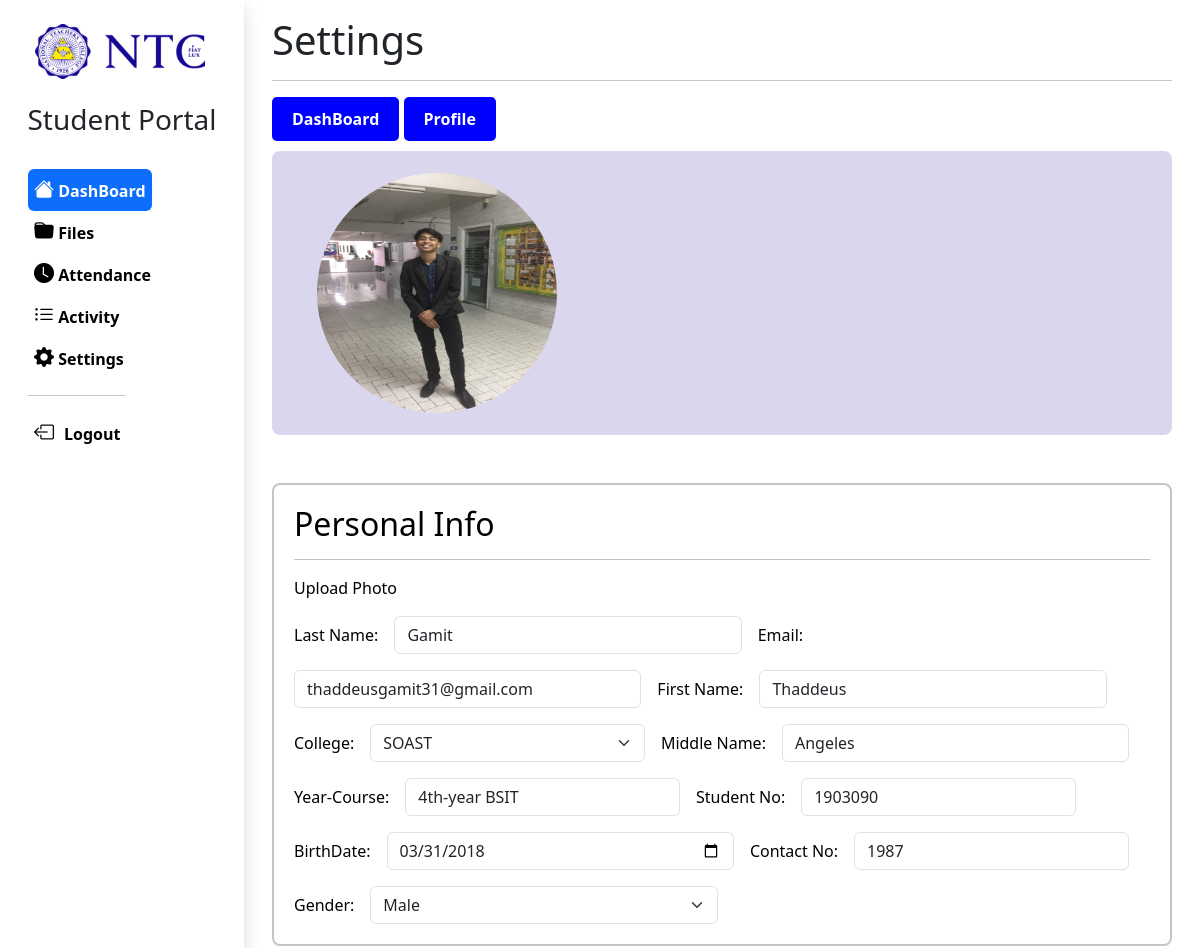
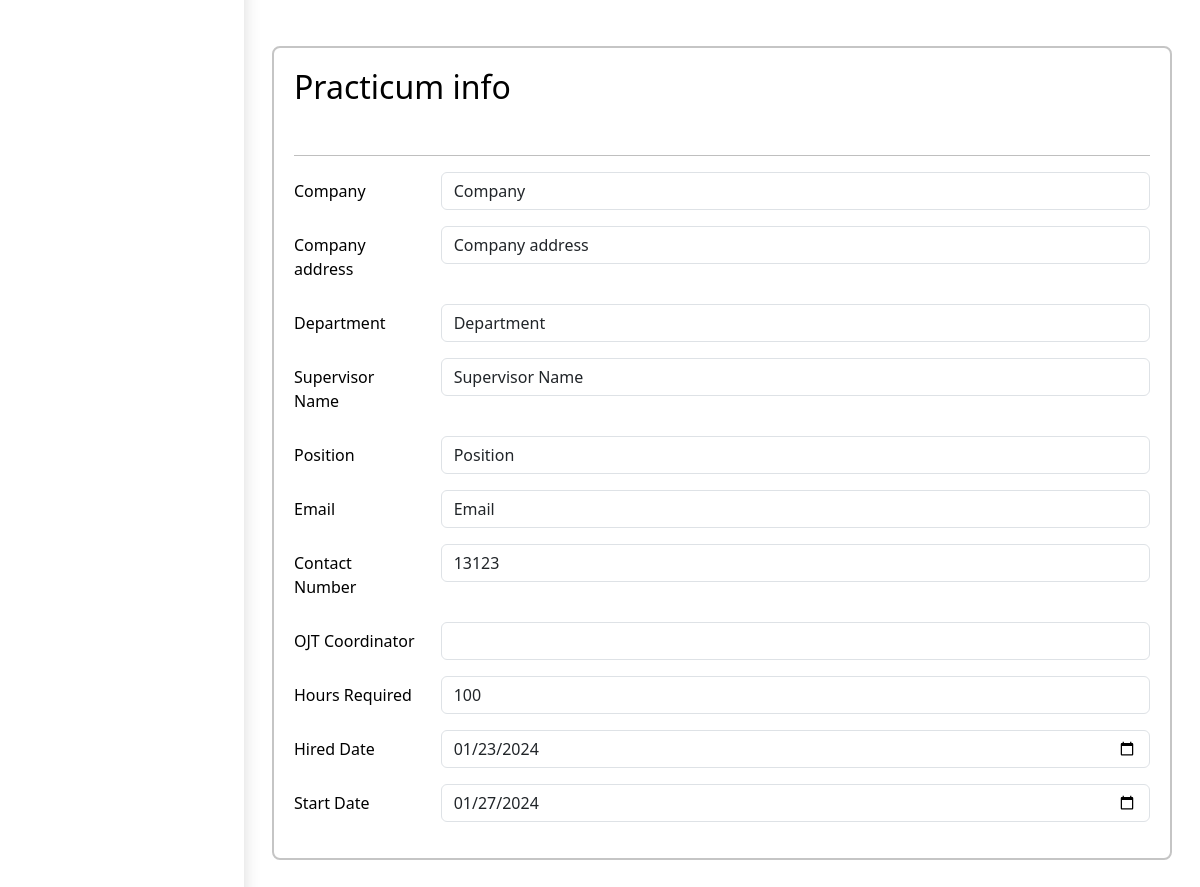
Screenshot of /student/studProfile.php (signed in) with the database file from the repository (2 pictures, top to bottom).
### tables this page shows
CREATE TABLE `studentinfo` (
  `id` int(225) NOT NULL,
  `studentid` int(50) NOT NULL,
  `image` varchar(225) DEFAULT NULL,
  `lastName` varchar(100) DEFAULT NULL,
  `firstName` varchar(100) DEFAULT NULL,
  `middleName` varchar(100) DEFAULT NULL,
  `contactNum` bigint(225) DEFAULT NULL,
  `email` varchar(100) DEFAULT NULL,
  `college` varchar(100) DEFAULT NULL,
  `yearProg` varchar(100) DEFAULT NULL,
  `birthDate` date DEFAULT NULL,
  `gender` varchar(100) DEFAULT NULL,
  `dateTimeCreated` datetime(6) DEFAULT NULL,
  `dateTimeUpdated` datetime(6) DEFAULT NULL
);

CREATE TABLE `practicuminfo` (
  `id` int(50) NOT NULL,
  `studentid` varchar(225) DEFAULT NULL,
  `company` varchar(100) DEFAULT NULL,
  `compAddress` varchar(100) DEFAULT NULL,
  `department` varchar(100) DEFAULT NULL,
  `supervisorName` varchar(100) DEFAULT NULL,
  `position` varchar(100) DEFAULT NULL,
  `email` varchar(100) DEFAULT NULL,
  `contactNum` int(50) DEFAULT NULL,
  `ojtCoordinator` varchar(100) DEFAULT NULL,
  `practicumHrsreq` int(100) DEFAULT NULL,
  `hiredDate` date DEFAULT NULL,
  `startDate` date DEFAULT NULL,
  `dateTimeCreated` datetime(6) DEFAULT NULL,
  `dateTimeUpdated` datetime(6) DEFAULT NULL
);

### student/studProfile.php (the view, shortened to what the rows shown need)
<?php
$student_id = $_SESSION["username"];
include "../include/connection.php";
?>
<!DOCTYPE html>
<html lang="en">
<head>
    <link href="https://cdn.jsdelivr.net/npm/bootstrap@5.3.2/dist/css/bootstrap.min.css" rel="stylesheet">
    <link rel="stylesheet" href="https://cdn.jsdelivr.net/npm/bootstrap-icons@1.11.3/font/bootstrap-icons.min.css">
    <link rel="stylesheet" href="../src/css/studSettingsStyle.css">
</head>
<body>
<div class="container-fluid">
    <div class="row" >
    <div class="col-sm p-3 min-vh-100">
         <div class="container-xxl">
            <h1>Settings</h1>
            <form action="" method="post" enctype="multipart/form-data" name="form">
            <div class="profile-container ">
                  <?php
                                        $query = "SELECT * FROM `studentinfo` WHERE studentid = '$student_id'";
                                        $run = mysqli_query($conn, $query);
                                        if (mysqli_num_rows($run) > 0) {
                                            foreach ($run as $row) {
                                        ?>
                <div class="container text-center">
                    <div class="row align-items-start">
                        <div class="col-4">
                            <img src="./image/<?php echo$row['image'] ?> " class="img-fluid rounded-circle rounded" style="width: 15rem; height:15rem;" alt="...">
                        </div>
                    </div>
                </div>
        </div>
                    <div class="pt-5">
                <div class="analytics-container  mb-5 " >
                        <h2>Personal Info</h2>
                        <hr>
                    <div class="row g-3 align-items-center">
                   <label for="file">Upload Photo</label>
                            <div class="col-auto">
                                <label for="inputtext6" class="col-form-label">Last Name:</label>
                            </div>
                            <div class="col-md-5">
                                <input type="text" name="last_name" id="inputtext6" class="form-control" aria-describedby="textHelpInline" value = "<?php echo $row['lastName'] ?>">
                            </div>
                            <div class="col-auto">
                                <label for="inputtext6" class="col-form-label">Email:</label>
                            </div>
                            <div class="col-md-5">
                                <input type="email" name="email" id="inputtext6" class="form-control" aria-describedby="textHelpInline" value = "<?php echo $row['email'] ?>" >
                            </div>
                            <div class="col-auto">
                                <label for="inputtext6" class="col-form-label">First Name:</label>
                            </div>
                            <div class="col-md-5">
                                <input type="text" name="first_name" id="inputtext6" class="form-control" aria-describedby="textHelpInline" value = "<?php echo $row['firstName'] ?>">
                            </div>
                            <div class="col-auto">
                                <label for="inputtext6" class="col-form-label">College:</label>
                            </div>
                            <div class="col-md-4">
                            <select class="form-select" aria-label="Default select example" id="select" name="college">
                                                    <?php if ($row['college'] == 'SOAST') : ?>
                                                        <option value="SOAST">SOAST</option>
                                                    <?php elseif($row['college'] == 'SOB') : ?>
                                                        <option value="SOB">SOB</option>
                                                        <option value="SOAST">SOAST</option>
                                                        <option value="SOTE">SOTE</option>
                                                    <?php else : ?>
                                                        <option value="SOTE">SOTE</option>
                                                        <option value="SOAST">SOAST</option>
                                                        <option value="SOB">SOB</option>
                                                    <?php endif; ?>
                                                </select>
                            </div>
                            <div class="col-auto">
                                <label for="inputtext6" class="col-form-label">Middle Name:</label>
                            </div>
                            <div class="col-md-5">
                                <input type="text" name="middle_name" id="inputtext6" class="form-control" aria-describedby="textHelpInline" value = "<?php echo $row['middleName'] ?>">
                            </div>
                            <div class="col-auto">
                                <label for="inputtext6" class="col-form-label">Year-Course:</label>
                            </div>
                            <div class="col-md-4">
                                <input type="text" name="year_course" id="inputtext6" placeholder="4th Year-BSIT" class="form-control" aria-describedby="textHelpInline" value = "<?php echo $row['yearProg'] ?>">
                            </div>
                            <div class="col-auto">
                                <label for="inputtext6" class="col-form-label">Student No:</label>
                            </div>
                            <div class="col-md-4">
                                <input type="text" id="inputtext6" class="form-control" aria-describedby="textHelpInline" value="<?php echo $student_id ?>" readonly>
                            </div>
                            <div class="col-auto">
                                <label for="inputtext6" class="col-form-label">BirthDate:</label>
                            </div>
                            <div class="col-md-5">
                                <input type="date" name="birth_date" id="inputtext6" class="form-control" aria-describedby="textHelpInline" value = "<?php echo $row['birthDate'] ?>">
                            </div>
                            <div class="col-auto">
                                <label for="inputtext6" class="col-form-label">Contact No:</label>
                            </div>
                            <div class="col-md-4">
                                <input type="number" name="contact_no" id="inputtext6" class="form-control" aria-describedby="textHelpInline"value = "<?php echo $row['contactNum'] ?>" >
                            </div>
                            <div class="col-auto">
                                <label for="inputtext6" class="col-form-label">Gender:</label>
                            </div>
                            <div class="col-md-5">
                            <select class="form-select" aria-label="Default select example" id="select" name="gender">
                                                    <?php if ($row['gender'] == 'Male') : ?>
                                                        <option value="Male">Male</option>
                                                    <?php else : ?>
                                                        <option value="Female">Female</option>
                                                        <option value="Male">Male</option>
                                                    <?php endif; ?>
                                                </select>
                            </div>
                        </div>
                    </div>
                    </form>
                    <?php
                                            }
                                        }
        ?>
         </div>
          <div class="analytics-container  mb-5 " >
                        <h2> Practicum info</h2>
                 <?php
                                $query = 'SELECT `company`, `compAddress`, `department`, `supervisorName`, `position`, `email`, `contactNum`, `ojtCoordinator`, `practicumHrsreq`, `hiredDate`, `startDate` FROM `practicuminfo`
                                        WHERE studentid = ?';
                                $stmt = $conn->prepare($query);
                                $stmt->bind_param('s', $student_id);
                                $stmt->execute();
                                $result = $stmt->get_result();
                                $data = $result->fetch_all(MYSQLI_ASSOC);
                                foreach ($data as $rows) {
                                ?>
                <form action = "" method="post">
                    <div class="row mb-3">
                        <label for="inputEmail3" class="col-sm-2 col-form-label">Company</label>
                        <div class="col-sm-10">
                        <input type="text" class="form-control" id="inputEmail3" value="<?php echo $rows['company']?>" >
                        </div>
                    </div>
                    <div class="row mb-3">
                        <label for="inputEmail3" class="col-sm-2 col-form-label">Company address</label>
                        <div class="col-sm-10">
                        <input type="text" class="form-control" id="inputEmail3" value="<?php echo $rows['compAddress'] ?>" >
                        </div>
                    </div>
                      <div class="row mb-3">
                        <label for="inputEmail3" class="col-sm-2 col-form-label">Department</label>
                        <div class="col-sm-10">
                        <input type="text" class="form-control" id="inputEmail3" value="<?php echo $rows['department'] ?>">
                        </div>
                    </div>
                     <div class="row mb-3">
                        <label for="inputEmail3" class="col-sm-2 col-form-label">Supervisor Name</label>
                        <div class="col-sm-10">
                        <input type="text" class="form-control" id="inputEmail3" value="<?php echo $rows['supervisorName'] ?>" >
                        </div>
                    </div>
                     <div class="row mb-3">
                        <label for="inputEmail3" class="col-sm-2 col-form-label">Position</label>
                        <div class="col-sm-10">
                        <input type="text" class="form-control" id="inputEmail3"value="<?php echo $rows['position'] ?>" >
                        </div>
                    </div>
                    <div class="row mb-3">
                        <label for="inputEmail3" class="col-sm-2 col-form-label">Email</label>
                        <div class="col-sm-10">
                        <input type="text" class="form-control" id="inputEmail3" value="<?php echo $rows['email'] ?>">
                        </div>
                    </div>
                    <div class="row mb-3">
                        <label for="inputEmail3" class="col-sm-2 col-form-label">Contact Number</label>
                        <div class="col-sm-10">
                        <input type="number" class="form-control" id="inputEmail3" value="<?php echo $rows['contactNum'] ?>">
                        </div>
                    </div>
                     <div class="row mb-3">
                        <label for="inputEmail3" class="col-sm-2 col-form-label">OJT Coordinator</label>
                        <div class="col-sm-10">
                        <input type="number" class="form-control" id="inputEmail3" value="<?php echo $rows['ojtCoordinator'] ?>">
                        </div>
                    </div>
                     <div class="row mb-3">
                        <label for="inputEmail3" class="col-sm-2 col-form-label">Hours Required</label>
                        <div class="col-sm-10">
                        <input type="number" class="form-control" id="inputEmail3" value="<?php echo $rows['practicumHrsreq'] ?>" >
                        </div>
                    </div>
                     <div class="row mb-3">
                        <label for="inputEmail3" class="col-sm-2 col-form-label">Hired Date</label>
                        <div class="col-sm-10">
                        <input type="date" class="form-control" id="inputEmail3" value="<?php echo $rows['hiredDate'] ?>">
                        </div>
                    </div>
                      <div class="row mb-3">
                        <label for="inputEmail3" class="col-sm-2 col-form-label">Start Date</label>
                        <div class="col-sm-10">
                        <input type="date" class="form-control" id="inputEmail3" value="<?php echo $rows['startDate'] ?>">
                        </div>
                    </div>
                </form>
   <?php
                                }
   ?>
          </div>
    </div>
</body>
</html>

### rows the page displays
studentinfo: image (picture), last_name "Gamit", email "thaddeusgamit31@gmail.com", first_name "Thaddeus", college "SOAST", middle_name "Angeles", year_course "4th-year BSIT", birth_date "03/31/2018", gender "Male"
practicuminfo: company "Company", compAddress "Company address", department "Department", supervisorName "Supervisor Name", email "Email", contactNum "13123", practicumHrsreq "100", hiredDate "01/23/2024", startDate "01/27/2024"
